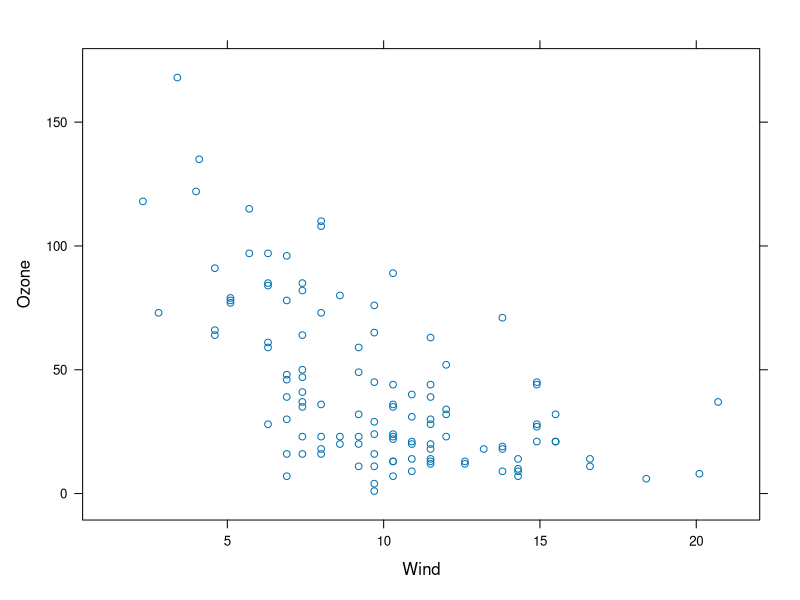
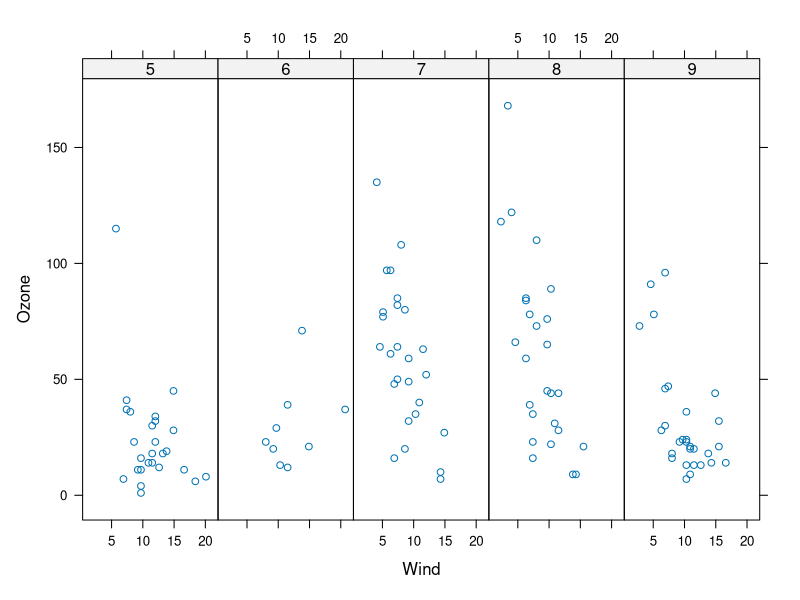
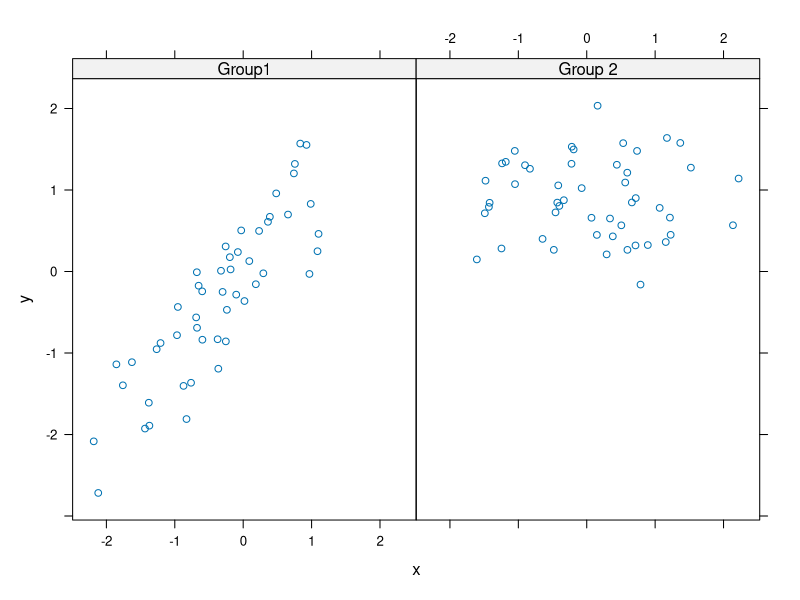
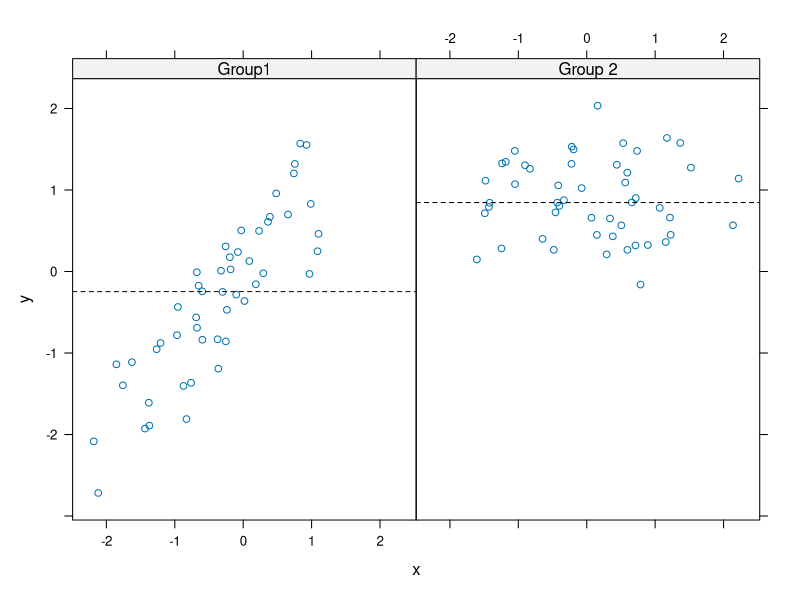
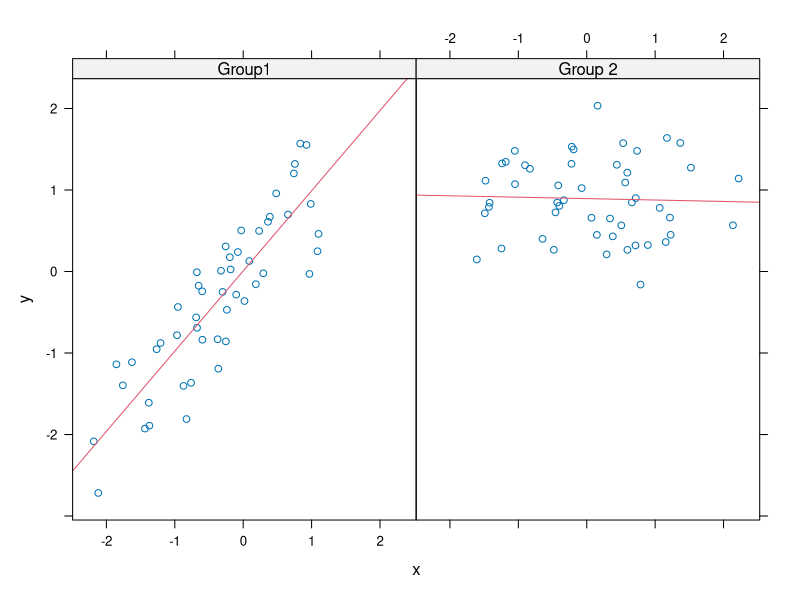

The R source for these figures, in order:
## Week 2 Exploratory Data Analysis
## Course notes


# Lesson 1: Lattice Plotting System

# lattice: xyplot, bwplot, levelplot
# grid
# The lattince plotting system does not have a two-phased
# aspect with separate plotting and annotation like in base plotting
# 
# All plotting/annotation is done at once with a single function call

library(lattice)

# Lattice function
# xyplot
# bwplot
# histogram
# stripplot
# dotplot
# splom
# levelplot, countourplot

# xyplot(y ~ x | f * g, data)
# using the formula notation (~)
# 
# f and g are conditionning variables (optional)
# They indicate an interaction between two variables

library(datasets)
# simple scatterplot
xyplot(Ozone ~ Wind, data = airquality)

# convert 'Month' to a factor variable
airquality <- transform(airquality, Month = factor(Month))
xyplot(Ozone ~ Wind | Month, data = airquality, layout = c(5, 1))

# lattice return an object class 'trellis'
# but auto-printed

# Lattice panel function
set.seed(10)
x <- rnorm(100)
f <- rep(0:1, each = 50)
y <- x + f - f * x + rnorm(100, sd = 0.5)
f <- factor(f, labels = c("Group1", "Group 2"))
xyplot(y ~ x | f, layout = c(2, 1))

# Custom panel function
xyplot(y ~ x | f, panel = function(x, y, ...){
      panel.xyplot(x, y, ...) # first call the default panel function for 'xyplot'
      panel.abline(h = median(y), lty = 2) # Add a horizontal line at the median
      })

xyplot(y ~ x | f, panel = function(x, y, ...){
      panel.xyplot(x, y, ...) # first call the default panel function for 'xyplot'
      panel.lmline(x, y, col = 2) # Overlay a simple linear regression line
})

# Many panel lattice plot help to look quickly at a lot of data

## Summary
## 1- Lattice plots are constructed with a single fucntion call
## to a core lattice function
## 
## 2- Aspects like margins and spacing are automatically handled
## and defaults are usually sufficient
## 
## 3- The lattice system is ideal for creating conditioning plots
## where you examine the same kind of plot under many different
## conditions.
## 
## 4- Panel functions can be specified/customized to modify
## what is plotted in each of the plot panels

